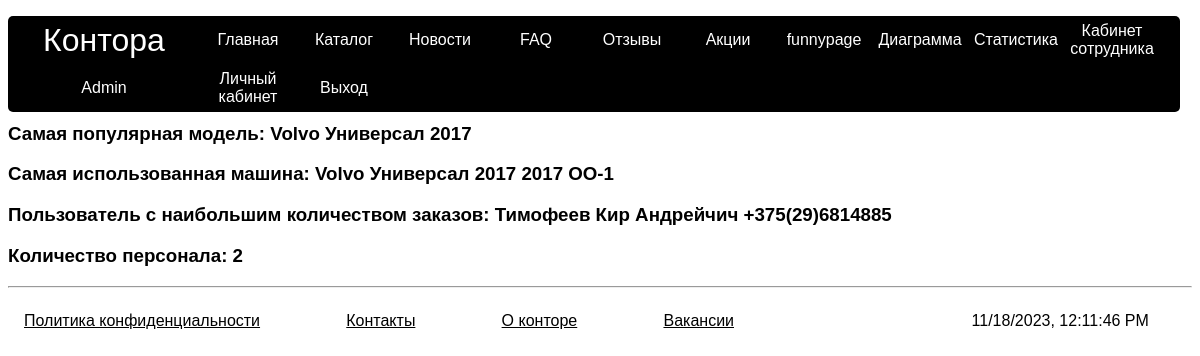
Page /statistics (signed in) on the committed database.
### mainapp/models.py (models this page shows)
class CarModel(models.Model):
    SEDAN = "Седан"
    CROSS = "Кроссовер"
    COUPE = "Купе"
    STATION_WAGON = "Универсал"
    SPORT = "Спорт"
    HATCHBACK = "Хэтчбек"
    CONVERTIBLE = "Кабриолет"
    MINIVAN = "Минивэн"
    BODY_CHOICES = [
        (SEDAN, "Седан"),
        (CROSS, "Кроссовер"),
        (STATION_WAGON, "Универсал"),
        (SPORT, "Седан"),
        (HATCHBACK, "Хэтчбек"),
        (CONVERTIBLE, "Кабриолет"),
        (MINIVAN, "Минивэн"),
        (COUPE, "Купе"),
    ]
    BMW = "BMW"
    MERCEDES = "Mercedes"
    AUDI = "Audi"
    MAZDA = "Mazda"
    VOLVO = "Volvo"
    BRAND_CHOICES = [
        (BMW, 'BMW'),
        (MERCEDES, 'Mercedes'),
        (AUDI,"Audi"),
        (MAZDA, "Mazda"),
        (VOLVO, "Volvo")
    ]
    body = models.CharField(max_length=20, choices=BODY_CHOICES)
    price = models.BigIntegerField(default=40, null=True)
    car_price = models.BigIntegerField(default=10000, null=True)
    id = models.AutoField(primary_key=True)
    brand = models.CharField(max_length=20, choices=BRAND_CHOICES)
    year = models.IntegerField(validators=[MaxValueValidator(2023), MinValueValidator(2010)])
    usageCount = models.IntegerField(default=0)
    def __str__(self):
        return f"{self.brand} {self.body} {self.year}"

class AutoModel(models.Model):
    ON_ORDER = "На заказе"
    FREE = "Свободна"
    IN_REPAIR = "В ремонте"
    IN_SERVICE = "На обслуживании"
    STATUS_CHOICES = [
        (ON_ORDER, "На заказе"),
        (FREE, "Свободна"),
        (IN_REPAIR, "В ремонте"),
        (IN_SERVICE, "На обслуживании")
    ]
    id = models.AutoField(primary_key=True)
    carModel = models.ForeignKey(CarModel, on_delete=models.PROTECT)
    number = models.CharField(max_length=9, validators=[car_number_validator])
    status = models.CharField(max_length=20, choices=STATUS_CHOICES, default=FREE)
    usageCount = models.IntegerField(default=0)
    def __str__(self):
        return f'{self.carModel.__str__()} {self.number}'

class ClientModel(models.Model):
    f = models.CharField(max_length=30)
    i = models.CharField(max_length=30)
    o = models.CharField(max_length=30)
    id = models.AutoField(primary_key=True)
    user = models.OneToOneField(User, on_delete=models.CASCADE, null=True)
    phone = models.CharField(max_length=15, validators=[phone_number_validator])
    adress = models.CharField(max_length=100)
    discounts = models.ManyToManyField(DiscountModel, null=True, default=None, blank=True)
    def __str__(self):
        return f"{self.f} {self.i} {self.o} {self.phone}"

### mainapp/views.py (the view)
    def _(request):
        if not request.user.is_staff:
            return HttpResponseRedirect('main')
        return func(request)

### mainapp/views.py (called while the page is built)
def staffpage(func):
    def _(request):
        if not request.user.is_staff:
            return HttpResponseRedirect('main')
        return func(request)
    return _

@staffpage
def statistics(request:HttpRequest):
    max_usage_carmodel = max(CarModel.objects.all(), key= lambda cm: cm.usageCount)
    max_usage_auto = max(AutoModel.objects.all(), key= lambda auto: auto.usageCount)
    max_user = max(ClientModel.objects.all(), key=lambda clt: len(OrderModel.objects.filter(client=clt)))
    staff_count = len(User.objects.filter(is_staff=True))
    data = {'model':max_usage_carmodel, 'auto':max_usage_auto, 'usr':max_user, 'staff_count':staff_count}
    return render(request, 'statistics.html', data)

### mainapp/templates/statistics.html (shortened to what this page needs)
{%extends "base.html" %}
{%block content%}
<h3>Самая популярная модель: {{model}}</h3>
<h3>Самая использованная машина: {{auto}}</h3>
<h3>Пользователь с наибольшим количеством заказов: {{usr}}</h3>
<h3>Количество персонала: {{staff_count}}</h3>
{%endblock content%}

### mainapp/static/css/globals.css (style rules this page uses)
* { font-family: Helvetica, sans-serif; }
body { overflow-x: hidden; }

### rows in the picture
CarModel: brand+body+year "Volvo Универсал 2017"
AutoModel: carModel+number "Volvo Универсал 2017 2017 OO-1"
ClientModel: f+i+o "Тимофеев Кир Андрейчич +375(29)6814885"

### other values in the picture
{{ staff_count }} "2"
